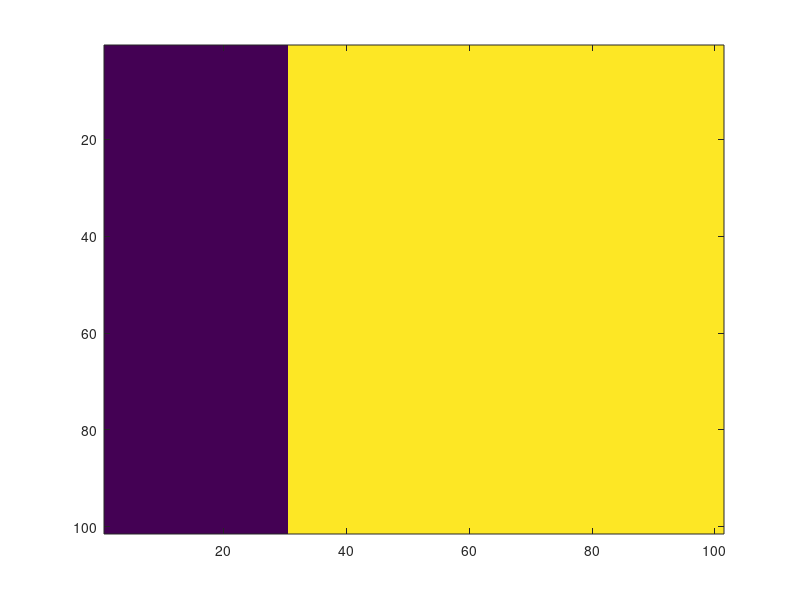

The MATLAB source for this figure: (Note: this script raises an error after producing the figure.)
%% Introduction
%{
This is the code to simulate triclinic viscoelastic acoustic-elastic
velocity field. The viscoelastic model belongs to Kelvin-Voigt type. PML is
implemented. This script provides all neccessary parameters to the solver
'triclinic_3D.m'.

Finite difference method:
1st order in time,
2nd order in space.

Coordinate convention:
In 3D array: 1-x, 2-y, 3-z.
In 3D plot: 1-y, 2-x, 3-z.
%}
%% Dimensions
clear all;
close all;

dx=10;
dy=10;
dz=10;

nx=101;
ny=101;
nz=101;

nt=1000;
ns=nt;
dt=10^-3;
%% grid specifying 3D coordinates
[Y,X,Z]=meshgrid((1:ny)*dy,(1:nx)*dx,(1:nz)*dz);
%% initialize density and stiffness
C.rho=zeros(nx,ny,nz);
C.C11=zeros(nx,ny,nz);
C.C12=C.C11;
C.C13=C.C11;
C.C14=C.C11;
C.C15=C.C11;
C.C16=C.C11;
C.C22=C.C11;
C.C23=C.C11;
C.C24=C.C11;
C.C25=C.C11;
C.C26=C.C11;
C.C33=C.C11;
C.C34=C.C11;
C.C35=C.C11;
C.C36=C.C11;
C.C44=C.C11;
C.C45=C.C11;
C.C46=C.C11;
C.C55=C.C11;
C.C56=C.C11;
C.C66=C.C11;
%% transfer stiffness, density and viscosity
lambda=10^9;
mu=10^9;

C.C11(:)=lambda+2*mu;
C.C12(:)=lambda;
C.C13(:)=lambda;
C.C22(:)=lambda+2*mu;
C.C23(:)=lambda;
C.C33(:)=lambda+2*mu;
C.C44(:)=mu;
C.C55(:)=mu;
C.C66(:)=mu;
C.rho(:)=1000;
C.lambda2=0;
C.mu2=0;

lambdaf=1000*340^2;
C.rho(:,:,1:30)=1000;
C.C11(:,:,1:30)=lambdaf;
C.C12(:,:,1:30)=lambdaf;
C.C13(:,:,1:30)=lambdaf;
C.C22(:,:,1:30)=lambdaf;
C.C23(:,:,1:30)=lambdaf;
C.C33(:,:,1:30)=lambdaf;
C.C44(:,:,1:30)=0;
C.C55(:,:,1:30)=0;
C.C66(:,:,1:30)=0;
%%
figure; imagesc(reshape(C.C11(:,50,:),[ny,nz]))
%% Source and source signals
% source locations
s1=[fix(nx/2)];
s2=[fix(ny/2)];
s3=[75];

% source frequency
freq=6;

% magnitude
M=2;

% source signal generation
singles=rickerWave(freq,dt,ns,M);

% assign signal to coresponding source
src1=zeros(nt,1);
src2=src1;
src3=src1;

src1=1*[singles];
src2=1*[singles];
src3=1*[singles];

% souce type, 'P' for P-wave source, 'S' for S-wave source, 'D' for
% directional source
source_type=['D'];
%% Receiver
% receiver location
r1=[21:3:101-20,21:3:101-20];
r2=[ones(size(r1))*fix(ny/2)];
r3=[ones(size(21:3:101-20))*31,ones(size(21:3:101-20))*22];
%% PML
% PML layers
lp=20;

% theoretical reflection coeficcient
Rc=.0001;

% PML power, normally 2
nPML=2;
%% plot
% point interval in time steps
plot_interval=50;

% figure path
p2=mfilename('fullpath');
path=[p2 '/'];

% a slice function is used
% view angle
view_angle=[];
% x slice
x2=s1;
% y slice
y2=s2;
% z slice
z2=s3;
%% solving wavefield
[R1,R2,R3,v1,v2,v3,E]=triclinic_3D(dt,dx,dy,dz,nt,nx,ny,nz,C,...
    s1,s2,s3,src1,src2,src3,source_type, ...
    r1,r2,r3, ...
    lp,nPML,Rc, ...
    X,Y,Z,...
    x2,y2,z2,plot_interval,view_angle,...
    path);
%% plot energy
figure
plot(dt:dt:dt*nt,E);
xlabel('t [s]');
ylabel('E [J]');
print(gcf,[path 'E.png'],'-dpng','-r200');
%% recording saving
[rec,simu_info]=rec_conversion(s1,s2,s3,r1,r2,r3,R1,R2,R3,dt,dx,dy,dz,nt,nx,ny,nz,lp,ones(1,length(s1))*freq);
save([path 'rec.mat'],'rec');
save([path 'simu_info.mat'],'rec');
figure('name','rec v3 [m/s]');
imagesc(1:length(r3),dt:dt:dt*nt,R3');
xlabel('Nr');
ylabel('t [s]');
title('v3 [m/s]');
%% make gif
sources=[path '/pic/'];
delaytime=.2;
filename='animation';
gifmaker(filename,delaytime,sources);